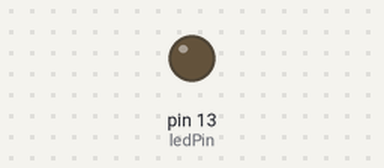
Bench run of a sketch on a simulated Arduino Uno, built with avr-gcc and run on an emulated ATmega328P. Parts: output pins drawn as LEDs (lit = HIGH). What the sketch prints to the serial monitor is not drawn.

Above: at 2.2 s.
At 39.8 s:
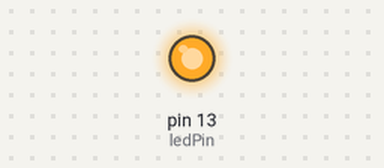
Timing chart, 0 to 41.3 s (numbered marks = the images above):
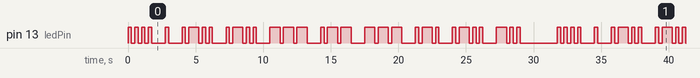

Measured:
- by itself, pin 13 (ledPin): moves between LOW and HIGH, repeating every 31.8 s
- by itself, everything shown: repeats every 31.8 s, in 64 steps

The sketch:

morse.ino
```cpp
#include <Morse.h>

#define ledPin 13 // LED pin number
#define signalLength 250 // Signal length in milliseconds

Morse morse(ledPin, signalLength);

void setup()
{
  Serial.begin(9600); // for monitoring
}

void loop()
{
  morse.convertStringToMorseCode("Hello world");
}
```
